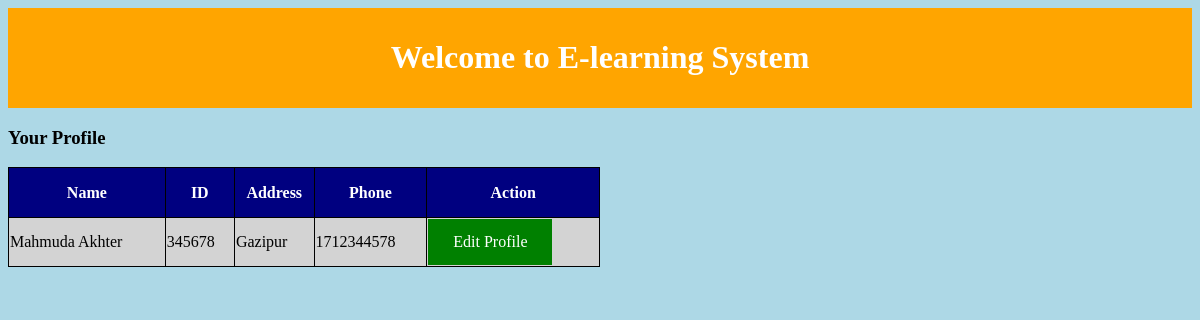
The page /student.php?name=Mahmuda Akhter (signed in) on the database its author committed.
### tables this page shows
CREATE TABLE `register` (
  `sl` int(10) NOT NULL,
  `name` varchar(255) NOT NULL,
  `id` int(255) NOT NULL,
  `address` varchar(255) NOT NULL,
  `phone` int(255) NOT NULL,
  `username` varchar(255) NOT NULL,
  `password` varchar(255) NOT NULL
);

### student.php (the view, shortened to what this page needs)
<html>
<head>
  <link rel="stylesheet" type="text/css" href="style.css" >
  <div class="header">
<h1>Welcome to E-learning System</h1>
</div>
</head>
<body>
<h3>Your Profile</h3>
</body>
</html>
<?php
$name=$_GET['name'];
$con=mysqli_connect("localhost","root","","e_learning");
$result = mysqli_query($con,"SELECT * FROM register where name='$name'");
echo "<table border='1'>
<tr>
<th>Name</th>
<th>ID</th>
<th>Address</th>
<th>Phone</th>
<th>Action</th>
</tr>";
while($row = mysqli_fetch_array($result))
{
echo "<tr>";
echo "<td>" . $row['name'] . "</td>";
echo "<td>" . $row['id'] . "</td>";
echo "<td>" . $row['address'] . "</td>";
echo "<td>" . $row['phone'] . "</td>";
echo "<td><a href=\"editprofile.php?sl=$row[sl]\" >Edit Profile</a></td>";
echo "</tr>";
}
echo "</table>";
?>

### style.css (style rules this page uses)
.header { background-color:orange; text-align:center; color:white; padding-top:10px; padding-left:10px; padding-right:10px; padding-bottom:10px; }
body { background-color:lightblue; }
a:link, a:visited { background-color:green; color:white; padding:14px 25px; text-align:center; text-decoration:none; display:inline-block; }
table { border-collapse:collapse; width:50%; background-color:lightgrey; }
table,th,td { border:1px solid black; }
th { height:50px; background-color:navy; color:white; }

### rows shown on the page
register: name "Mahmuda Akhter", id "345678", address "Gazipur", phone "1712344578"
